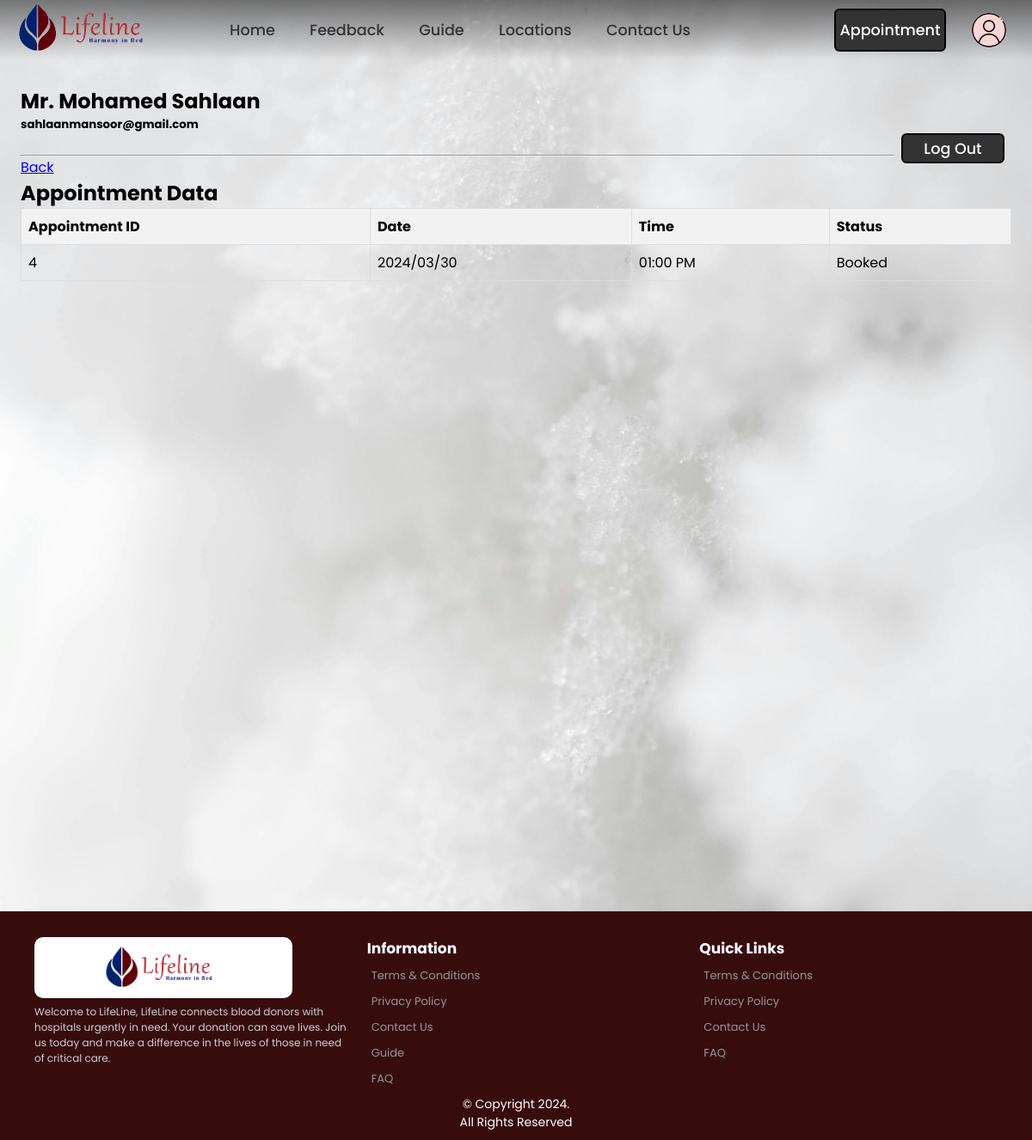
/hospital_appointment_history.php (signed in), run on the app's committed database.
### tables this page shows
CREATE TABLE
    appointment (
        Appointment_id INT AUTO_INCREMENT NOT NULL,
        A_Donor_id INT NULL,
        A_Guest_id INT NULL,
        A_Date VARCHAR(20) NOT NULL,
        A_Time VARCHAR(20) NOT NULL,
        A_Meridiem VARCHAR(2) NOT NULL,
        A_Hospital_id INT NOT NULL,
        Status BOOLEAN NULL,
        CONSTRAINT Appointment_PK PRIMARY KEY (Appointment_id),
        CONSTRAINT Appointment_A_Doner_id_FK1 FOREIGN KEY (A_Donor_id) REFERENCES Donor (Donor_id),
        CONSTRAINT Appointment_A_Guest_id_FK2 FOREIGN KEY (A_Guest_id) REFERENCES Guest (Guest_id),
        CONSTRAINT Appointment_A_Hospital_id_FK3 FOREIGN KEY (A_Hospital_id) REFERENCES Hospital (Hospital_id),
        CONSTRAINT Donor_or_Guest CHECK (
            (
                A_Donor_id IS NOT NULL
                AND A_Guest_id IS NULL
            )
            OR (
                A_Donor_id IS NULL
                AND A_Guest_id IS NOT NULL
            )
        )
    );

### hospital_appointment_history.php (the view, shortened to what this page needs)
<?php
require 'header.php';
require 'includes/dbh.inc.php';
$sql = "SELECT * ,
CONCAT(A_Time, ' ', A_meridiem) AS ATM
FROM appointment
LEFT JOIN hospital ON appointment.A_Hospital_id = hospital.Hospital_id
WHERE A_Hospital_id = $_SESSION[userID]";
$result = $con->query($sql);
?>
<!DOCTYPE html>
<html lang="en">
<head>
</head>
<body>
  <main class="frame">
      <div class="sec1">
        <div class="row1">
          <?php
          echo "<h2 class=\"title\">" . $_SESSION['username'] . "</h2>";
          ?>
          <div>
            <?php echo "<h5 class=\"head\">" . $_SESSION['email'] . "</h5>"; ?>
          </div>
          <div class="but3">
            <button class="logout" name='logout' onclick="document.location='logout.php' ">Log Out</button>
          </div>
        </div>
      </div>
      <br />
      <hr />
    <a href="hospital_panel.php">Back</a>
    <br>
  <h2>Appointment Data</h2>
  <table>
    <tr>
      <th>Appointment ID</th>
      <th>Date</th>
      <th>Time</th>
      <th>Status</th>
    </tr>
    <?php
    if ($result->num_rows > 0) {
      while($row = $result->fetch_assoc()) {
        echo "<tr>";
        echo "<td>" . $row["Appointment_id"] . "</td>";
        echo "<td>" . $row["A_Date"] . "</td>";
        echo "<td>" . $row["ATM"] . "</td>";
        echo "<td>" . ($row["Status"] ? 'Booked' : 'Cancelled') . "</td>";
        echo "</tr>";
      }
    } else {
      echo "<tr><td colspan='8'>No appointments found</td></tr>";
    }
    ?>
  </table>
  </main>
</body>
</html>
<?php
require 'footer.php';
?>

### css/index.css (style rules this page uses)
* { margin: 0; padding: 0; box-sizing: border-box; font-family: 'Poppins', sans-serif; }
body { justify-content: center; align-items: center; background-color:#EEF5FF; margin-top: 100px; min-height: 100vh; }

### hospital_appointment_history.php (style rules this page uses)
body { background-image:url(../images/panelwall5.jpg); image-orientation: flip; background-repeat: no-repeat; background-size: cover; background-position: center; }
table { border-collapse: collapse; width: 100%; }
th, td { border: 1px solid #ddd; padding: 8px; text-align: left; }
th { background-color: #f2f2f2; }
.logout { float:right; margin: 0 8px; width: 120px; height: 35px; border: 2px solid #000000; outline:none; border-radius: 6px; font-size: 1.1em; color: white; background-color: #333; font-weight: 500; transition: .5s; }
.logout { display: inline; }
.frame { border-color: black; border: 2%; border-radius: 10px; width: 96%; height: 120%; padding: auto; margin:auto; z-index: 1; }

### data on the page
appointment: Appointment_id "4", A_Date "2024/03/30", ATM "01:00 PM"

### other printed values
$_SESSION['username'] "Mr. Mohamed Sahlaan"
$_SESSION['email'] "sahlaanmansoor@gmail.com"
